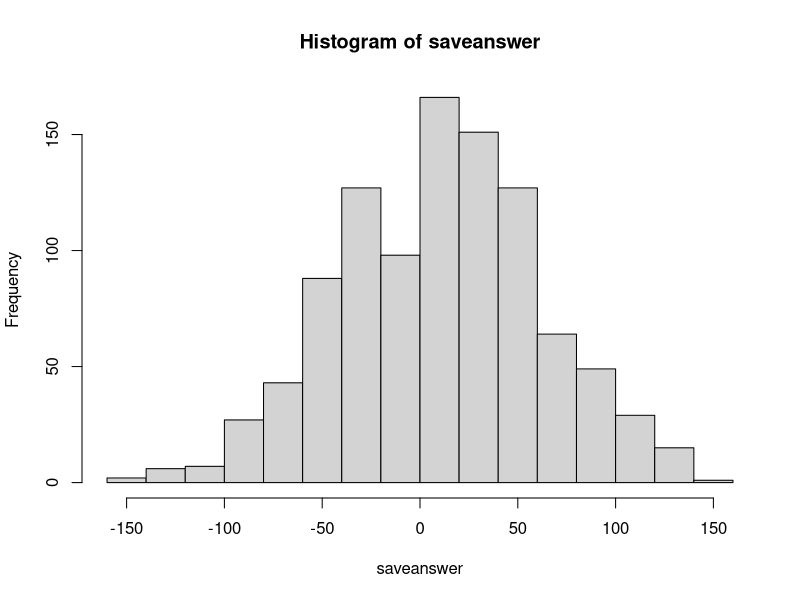
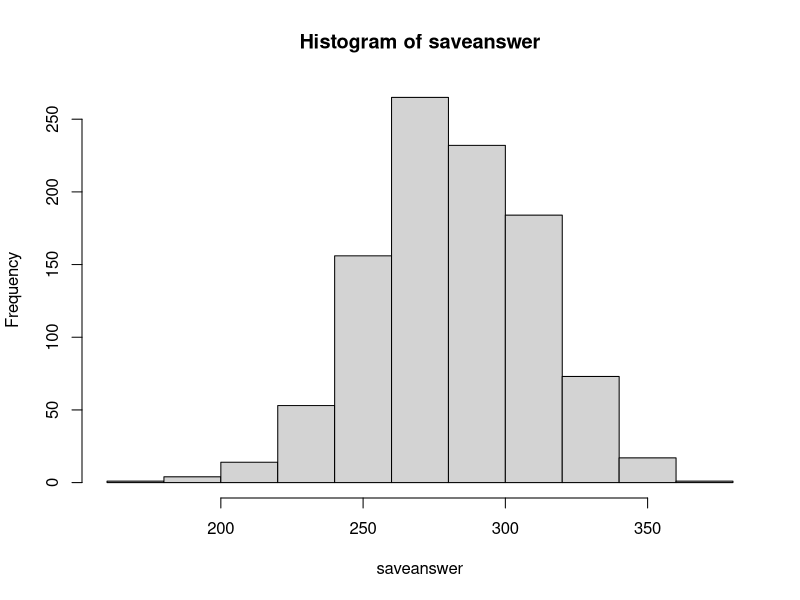
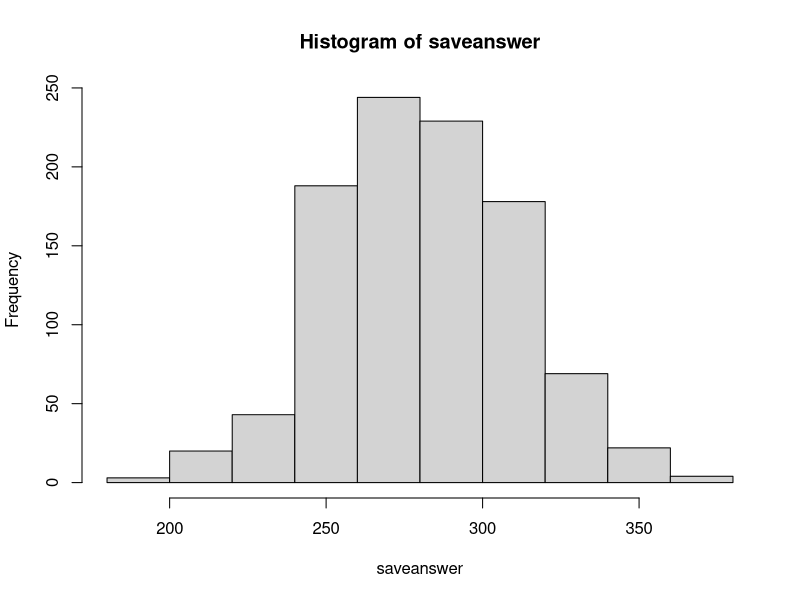

Recreate these plots in R, in order.
## ---- chunk 1
knitr::opts_chunk$set(echo = TRUE)
require(tidyverse)
require(tidyverse)
require(knitr)
## ---- chunk 2
birthdays=1:365
saveanswer=vector("numeric")
for(j in 1:1000){

savebank=0
for(i in 1:637){
classsample<-sample(birthdays,35,replace=TRUE)
d<-duplicated(classsample)
# If we add up d and get a number greater than zero, then we had responses with the same birthday.
if(sum(d)>0){
  savebank=savebank+1
}else{
  savebank=savebank-4.30
}
}
saveanswer[j]<-savebank
}
## ---- chunk 3
hist(saveanswer)
ssanswer<-sort(saveanswer)
print(ssanswer[25])
print(ssanswer[975])
## ---- chunk 4
birthdays=1:365
saveanswer=vector("numeric")
for(j in 1:1000){

savebank=0
for(i in 1:637){
classsample<-sample(birthdays,35,replace=TRUE)
d<-duplicated(classsample)
# If we add up d and get a number greater than zero, then we had responses with the same birthday.
if(sum(d)>0){
  savebank=savebank+1
}else{
  savebank=savebank-2
}
}
saveanswer[j]<-savebank
}
## ---- chunk 5
hist(saveanswer)
ssanswer<-sort(saveanswer)
print(ssanswer[25])
print(ssanswer[975])
## ---- chunk 6
birthdays=1:365
saveanswer=vector("numeric")
for(j in 1:1000){

savebank=0
for(i in 1:637){
classsample<-sample(birthdays,35,replace=TRUE)
d<-duplicated(classsample)
# If we add up d and get a number greater than zero, then we had responses with the same birthday.
if(sum(d)>0){
  savebank=savebank+1
}else{
  savebank=savebank-2
}
}
saveanswer[j]<-savebank
}
## ---- chunk 7
hist(saveanswer)
ssanswer<-sort(saveanswer)
print(ssanswer[25])
print(ssanswer[975])
